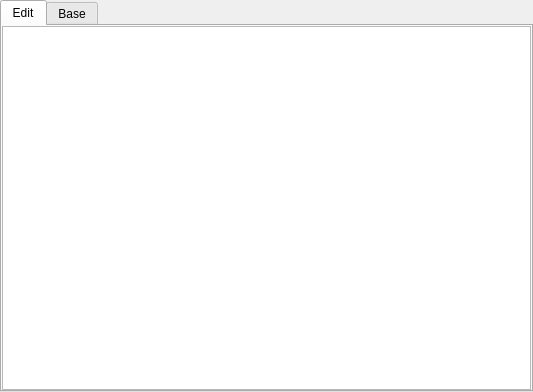
<?xml version="1.0" encoding="UTF-8"?>
<ui version="4.0">
 <class>DrawingWidget</class>
 <widget class="QWidget" name="DrawingWidget">
  <property name="geometry">
   <rect>
    <x>0</x>
    <y>0</y>
    <width>533</width>
    <height>392</height>
   </rect>
  </property>
  <property name="windowTitle">
   <string>Form</string>
  </property>
  <layout class="QVBoxLayout" name="verticalLayout">
   <property name="leftMargin">
    <number>0</number>
   </property>
   <property name="topMargin">
    <number>0</number>
   </property>
   <property name="rightMargin">
    <number>0</number>
   </property>
   <property name="bottomMargin">
    <number>0</number>
   </property>
   <item>
    <widget class="QTabWidget" name="tabWidget">
     <property name="currentIndex">
      <number>0</number>
     </property>
     <widget class="QWidget" name="editTab">
      <attribute name="title">
       <string>Edit</string>
      </attribute>
      <layout class="QVBoxLayout" name="verticalLayout_2">
       <property name="leftMargin">
        <number>0</number>
       </property>
       <property name="topMargin">
        <number>0</number>
       </property>
       <property name="rightMargin">
        <number>0</number>
       </property>
       <property name="bottomMargin">
        <number>0</number>
       </property>
       <item>
        <widget class="QGraphicsView" name="graphicsView"/>
       </item>
      </layout>
     </widget>
     <widget class="QWidget" name="baseTab">
      <attribute name="title">
       <string>Base</string>
      </attribute>
      <layout class="QVBoxLayout" name="verticalLayout_3">
       <property name="leftMargin">
        <number>0</number>
       </property>
       <property name="topMargin">
        <number>0</number>
       </property>
       <property name="rightMargin">
        <number>0</number>
       </property>
       <property name="bottomMargin">
        <number>0</number>
       </property>
       <item>
        <widget class="QGraphicsView" name="graphicsView_2"/>
       </item>
      </layout>
     </widget>
    </widget>
   </item>
  </layout>
 </widget>
 <resources/>
 <connections/>
</ui>
